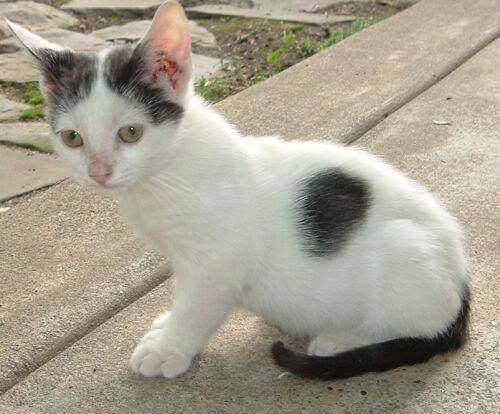
#> input picture img/cat.jpg, 500 x 414 px
$ python dft.py
#> lines starting #> are read from the running program, lines starting #| are printed output that depends on the picture
import numpy as np          # 导入NumPy库，用于数值计算
import cv2                 # 导入OpenCV库，用于图像处理
from matplotlib import pyplot as plt  # 导入Matplotlib的pyplot模块，用于绘图

img = cv2.imread('./img/cat.jpg', 0)  # 读取灰度图像（0表示以灰度模式读取）
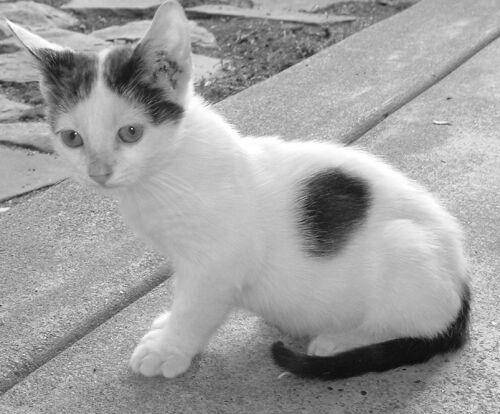
#> img: shape (414, 500); min 0, max 255, mean 159.9

img_float32 = np.float32(img)         # 将图像数据转换为32位浮点型，以便进行傅里叶变换

dft = cv2.dft(img_float32, flags=cv2.DFT_COMPLEX_OUTPUT)  # 对图像进行离散傅里叶变换（DFT），输出复数形式
dft_shift = np.fft.fftshift(dft)      # 将频谱中心移动到图像中心，便于后续处理

rows, cols = img.shape                # 获取图像的高度和宽度
#> rows = 414; cols = 500
crow, ccol = int(rows / 2), int(cols / 2)  # 计算图像中心点坐标
#> crow = 207; ccol = 250

# 高通滤波
mask = np.ones((rows, cols, 2), np.uint8)  # 创建一个全为1的掩膜（高通滤波用）
mask[crow - 30:crow + 30, ccol - 30:ccol + 30] = 0  # 将中心区域设为0，保留高频成分

# # 低通滤波
# mask = np.zeros((rows, cols, 2), np.uint8)  # 创建一个全为0的掩膜（低通滤波用）
# mask[crow - 30:crow + 30, ccol - 30:ccol + 30] = 1  # 将中心区域设为1，保留低频成分

fshift = dft_shift * mask              # 应用掩膜，对频谱进行滤波
f_ishift = np.fft.ifftshift(fshift)    # 将频谱移回原始位置
img_back = cv2.idft(f_ishift)          # 进行逆离散傅里叶变换（IDFT），恢复图像
img_back = cv2.magnitude(img_back[:, :, 0], img_back[:, :, 1])  # 计算复数结果的幅度值，得到最终图像
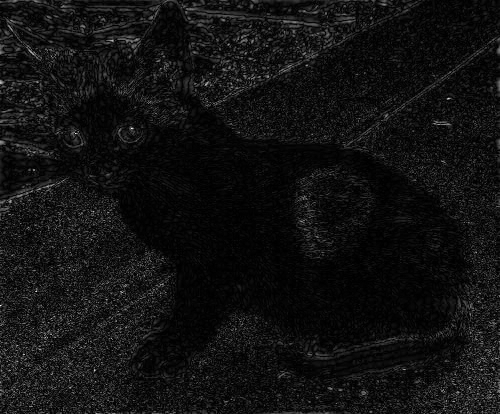
#> img_back: shape (414, 500) float32; min 2088.5, max 27484748, mean 1931498; drawn with min black and max white

plt.subplot(121), plt.imshow(img, cmap='gray')  # 显示原始图像
plt.title('Input Image'), plt.xticks([]), plt.yticks([])  # 设置标题并隐藏坐标轴刻度
plt.subplot(122), plt.imshow(img_back, cmap='gray')  # 显示处理后的图像
plt.title('Result'), plt.xticks([]), plt.yticks([])  # 设置标题并隐藏坐标轴刻度

plt.show()  # 显示图像
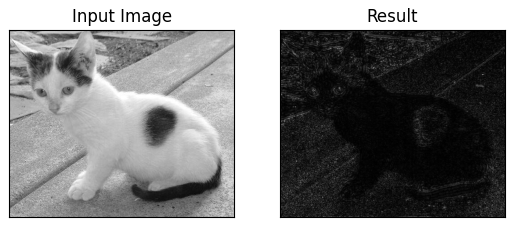
#> figure drawn by matplotlib, 2 panels

$ run again, with img/clahe.jpg copied over img/cat.jpg
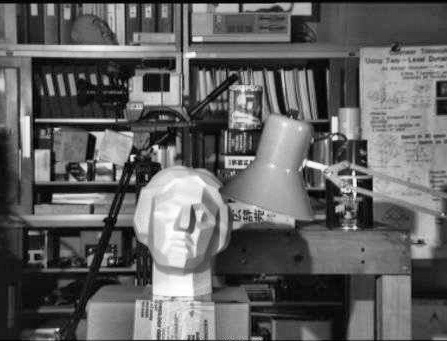
#> input picture img/clahe.jpg, 447 x 341 px
#> img is the input picture: shape (341, 447); min 0, max 255, mean 97.8
#> `img_back = cv2.magnitude(img_back[:, :, 0], img_back[:, :, 1])`:
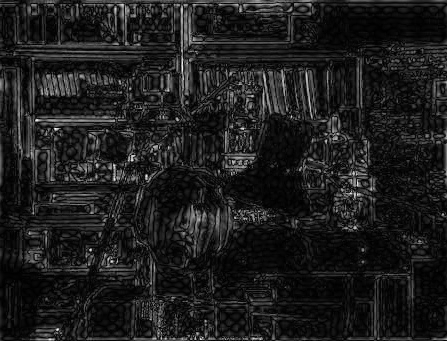
#> img_back: shape (341, 447) float32; min 515.7, max 20626902, mean 2413804; drawn with min black and max white
#> `plt.show()`:
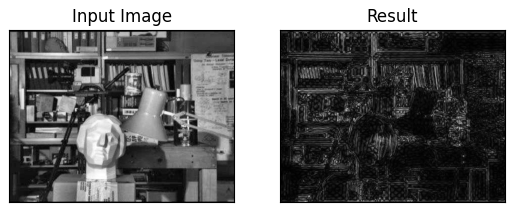
#> figure drawn by matplotlib, 2 panels
